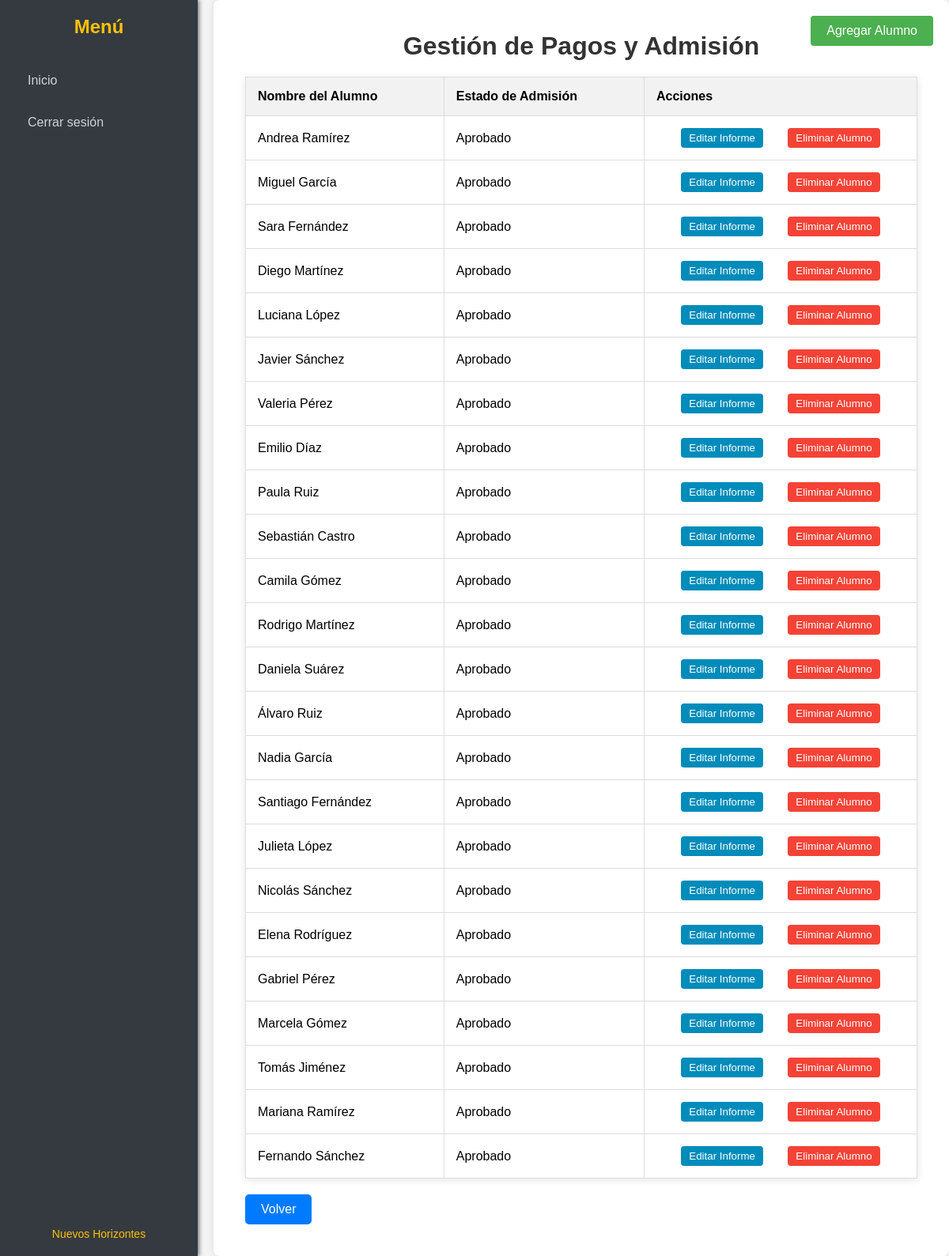
The page /gestion-pagos-admision/1/ (signed in) on the database its author committed.
### core/models.py (models this page shows, shortened)
class Alumno(models.Model):
    establecimiento = models.ForeignKey(Establecimiento, on_delete=models.CASCADE, related_name='alumnos', null=True, blank=True)
    user = models.OneToOneField(User, on_delete=models.CASCADE)
    nombre = models.CharField(max_length=100)
    apellido = models.CharField(max_length=200, default='Sin apellido')
    email = models.EmailField(unique=True)
    apoderado = models.ForeignKey(Apoderado, related_name='alumnos', on_delete=models.SET_NULL, null=True)
    estado_admision = models.CharField(max_length=50, default='Pendiente')

### core/views.py (the view)
# urls.py: path('gestion-pagos-admision/<int:establecimiento_id>/', views.ver_gestion_pagos_admision, name='asisAdmiFinan_gestion_pagos'),
@login_required
def ver_gestion_pagos_admision(request, establecimiento_id):
    establecimiento = Establecimiento.objects.get(id=establecimiento_id)
    alumnos = Alumno.objects.filter(establecimiento=establecimiento)
    context = {
        'alumnos': alumnos,
        'establecimiento_id': establecimiento.id,  # Pasamos el ID correctamente
    }
    return render(request, 'asisAdmiFinan_gestion_pagos.html', context)

### core/templates/asisAdmiFinan_gestion_pagos.html (shortened to what this page needs)
{% load static %}
<!DOCTYPE html>
<html lang="es">
<head>
</head>
<body>
    <div class="sidebar">
        <h2>Menú</h2>
        <ul>
            <li><a href="{% url 'panel_asisAdminFinan' establecimiento_id %}">Inicio</a></li>
            <li>
                <form action="{% url 'logout' %}" method="post" style="display: inline;">
                    <button type="submit">Cerrar sesión</button>
                </form>
            </li>
        </ul>
        <div class="footer">
            <a href="#">Nuevos Horizontes</a>
        </div>
    </div>
    <div class="content">
        <a href="{% url 'agregar_alumno_asis' establecimiento_id %}" class="add-student">Agregar Alumno</a>
        <h1>Gestión de Pagos y Admisión</h1>
        <table>
            <thead>
                <tr>
                    <th>Nombre del Alumno</th>
                    <th>Estado de Admisión</th>
                    <th>Acciones</th>
                </tr>
            </thead>
            <tbody>
                {% for alumno in alumnos %}
                <tr>
                    <td>{{ alumno.nombre }} {{ alumno.apellido }}</td>
                    <td>{{ alumno.estado_admision }}</td>
                    <td>
                        <div class="action-buttons">
                            <button class="update" onclick="window.location.href='{% url 'editar_informe_asis' establecimiento_id=establecimiento_id id=alumno.id %}'">Editar Informe</button>
                            <form action="{% url 'eliminar_alumno_asis' establecimiento_id=establecimiento_id alumno_id=alumno.id %}" method="post">
                                <button type="submit" class="delete">Eliminar Alumno</button>
                            </form>
                        </div>
                    </td>
                </tr>
                {% endfor %}
            </tbody>
        </table>
        <a href="javascript:history.back()" class="btn-volver">Volver</a>
    </div>
</body>
</html>

### core/templates/asisAdmiFinan_gestion_pagos.html (style rules this page uses)
* { margin: 0; padding: 0; box-sizing: border-box; }
body { font-family: Arial, sans-serif; background-color: #f4f4f4; display: flex; height: 100vh; }
.sidebar { width: 250px; background-color: #343a40; color: white; padding: 20px; position: fixed; height: 100%; display: flex; flex-direction: column; justify-content: space-between; box-shadow: 2px 0 5px rgba(0, 0, 0, 0.5); }
.sidebar h2 { color: #ffc107; text-align: center; margin-bottom: 20px; font-weight: bold; font-size: 1.5em; }
.sidebar ul { list-style: none; padding: 0; flex-grow: 1; }
.sidebar ul li { margin: 15px 0; }
.sidebar ul li a, .sidebar ul li form button { color: #ced4da; text-decoration: none; padding: 10px 15px; border-radius: 5px; transition: background-color 0.3s, color 0.3s; display: block; background: none; border: none; cursor: pointer; font-family: inherit; font-size: inherit; width: 100%; text-align: left; }
.footer { text-align: center; font-size: 14px; color: #ffc107; margin-top: 20px; }
.footer a { color: #ffc107; text-decoration: none; transition: color 0.3s; }
.content { margin-left: 270px; padding: 40px; background-color: white; border-radius: 8px; box-shadow: 0 0 10px rgba(0, 0, 0, 0.1); overflow-y: auto; max-height: 100vh; width: calc(100% - 270px); }
h1 { text-align: center; color: #333; }
table { width: 100%; border-collapse: collapse; margin-top: 20px; background-color: white; box-shadow: 0 2px 10px rgba(0, 0, 0, 0.1); }
th, td { padding: 15px; text-align: left; border: 1px solid #ddd; }
th { background-color: #f2f2f2; }
.action-buttons { display: flex; justify-content: space-evenly; }
.action-buttons button { padding: 5px 10px; background-color: #4CAF50; color: white; border: none; cursor: pointer; border-radius: 4px; transition: background-color 0.3s; }
.action-buttons button.delete { background-color: #f44336; }
.action-buttons button.update { background-color: #008CBA; }
.add-student { position: absolute; top: 20px; right: 20px; padding: 10px 20px; background-color: #4CAF50; color: white; border: none; cursor: pointer; text-decoration: none; border-radius: 4px; }
.btn-volver { display: inline-block; margin-top: 20px; background-color: #007bff; color: white; padding: 10px 20px; border-radius: 5px; text-align: center; text-decoration: none; font-size: 16px; cursor: pointer; transition: background-color 0.3s; }

### rows shown on the page
Alumno: nombre "Andrea", apellido "Ramírez", estado_admision "Aprobado"
Alumno: nombre "Miguel", apellido "García", estado_admision "Aprobado"
Alumno: nombre "Sara", apellido "Fernández", estado_admision "Aprobado"
Alumno: nombre "Diego", apellido "Martínez", estado_admision "Aprobado"
Alumno: nombre "Luciana", apellido "López", estado_admision "Aprobado"
Alumno: nombre "Javier", apellido "Sánchez", estado_admision "Aprobado"
Alumno: nombre "Valeria", apellido "Pérez", estado_admision "Aprobado"
Alumno: nombre "Emilio", apellido "Díaz", estado_admision "Aprobado"
Alumno: nombre "Paula", apellido "Ruiz", estado_admision "Aprobado"
Alumno: nombre "Sebastián", apellido "Castro", estado_admision "Aprobado"
Alumno: nombre "Camila", apellido "Gómez", estado_admision "Aprobado"
Alumno: nombre "Rodrigo", apellido "Martínez", estado_admision "Aprobado"
Alumno: nombre "Daniela", apellido "Suárez", estado_admision "Aprobado"
Alumno: nombre "Álvaro", apellido "Ruiz", estado_admision "Aprobado"
Alumno: nombre "Nadia", apellido "García", estado_admision "Aprobado"
Alumno: nombre "Santiago", apellido "Fernández", estado_admision "Aprobado"
Alumno: nombre "Julieta", apellido "López", estado_admision "Aprobado"
Alumno: nombre "Nicolás", apellido "Sánchez", estado_admision "Aprobado"
Alumno: nombre "Elena", apellido "Rodríguez", estado_admision "Aprobado"
Alumno: nombre "Gabriel", apellido "Pérez", estado_admision "Aprobado"
Alumno: nombre "Marcela", apellido "Gómez", estado_admision "Aprobado"
Alumno: nombre "Tomás", apellido "Jiménez", estado_admision "Aprobado"
Alumno: nombre "Mariana", apellido "Ramírez", estado_admision "Aprobado"
Alumno: nombre "Fernando", apellido "Sánchez", estado_admision "Aprobado"
